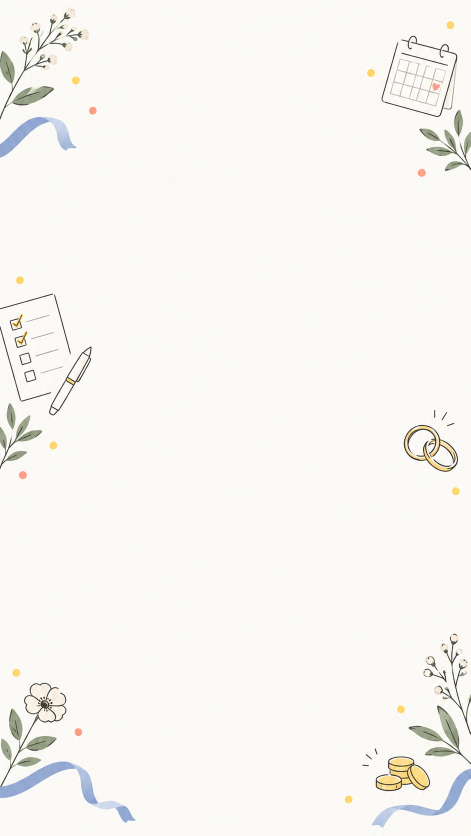
#> input picture store_assets/2026-09-v2/maru-editorial-background-v2.png, 941 x 1672 px, found by its file name (shown at 1/2 size)
$ python build_store_assets.py
#> lines starting #> are read from the running program, lines starting #| are printed output that depends on the picture
from pathlib import Path
from PIL import Image, ImageDraw, ImageFont, ImageFilter


ROOT = Path('/Users/mk-am16-013/Dev/apps/maru')
OUT = ROOT / 'store_assets' / '2026-09-v2'
BG = OUT / 'maru-editorial-background-v2.png'

W, H = 1080, 1920
INK = '#20242B'
MUTED = '#626A75'
YELLOW = '#FFD86A'
IVORY = '#FCFBF7'


def font(size: int, bold: bool = False):
    path = '/System/Library/Fonts/AppleSDGothicNeo.ttc'
    return ImageFont.truetype(path, size=size, index=1 if bold else 0)


def rounded_mask(size, radius):
    mask = Image.new('L', size, 0)
    ImageDraw.Draw(mask).rounded_rectangle((0, 0, size[0] - 1, size[1] - 1), radius, fill=255)
    return mask


def rounded_image(image, size, radius):
    image = image.convert('RGB').resize(size, Image.Resampling.LANCZOS)
    image.putalpha(rounded_mask(size, radius))
    return image


def draw_spaced_text(draw, text, x, y, font_obj, color, tracking=0):
    cursor = x
    for char in text:
        draw.text((cursor, y), char, font=font_obj, fill=color)
        cursor += draw.textlength(char, font=font_obj) + tracking
    return cursor


def text_block(draw, lines, x, y, size, leading=1.12, color=INK, bold=True, tracking=1):
    f = font(size, bold)
    cursor = y
    for line in lines:
        draw_spaced_text(draw, line, x, cursor, f, color, tracking)
        bbox = draw.textbbox((0, 0), line, font=f)
        cursor += int((bbox[3] - bbox[1]) * leading)
    return cursor


def add_shadow(canvas, box, radius=42):
    shadow = Image.new('RGBA', canvas.size, (0, 0, 0, 0))
    sd = ImageDraw.Draw(shadow)
    x, y, w, h = box
    sd.rounded_rectangle((x + 0, y + 20, x + w, y + h + 20), radius, fill=(32, 36, 43, 45))
    shadow = shadow.filter(ImageFilter.GaussianBlur(24))
    canvas.alpha_composite(shadow)


def base_page(index):
#> called with index = 1
    bg = Image.open(BG).convert('RGB').resize((W, H), Image.Resampling.LANCZOS)
    # Keep the generated edge illustration visible, but give copy and UI a quiet paper field.
    canvas = Image.new('RGBA', (W, H), IVORY)
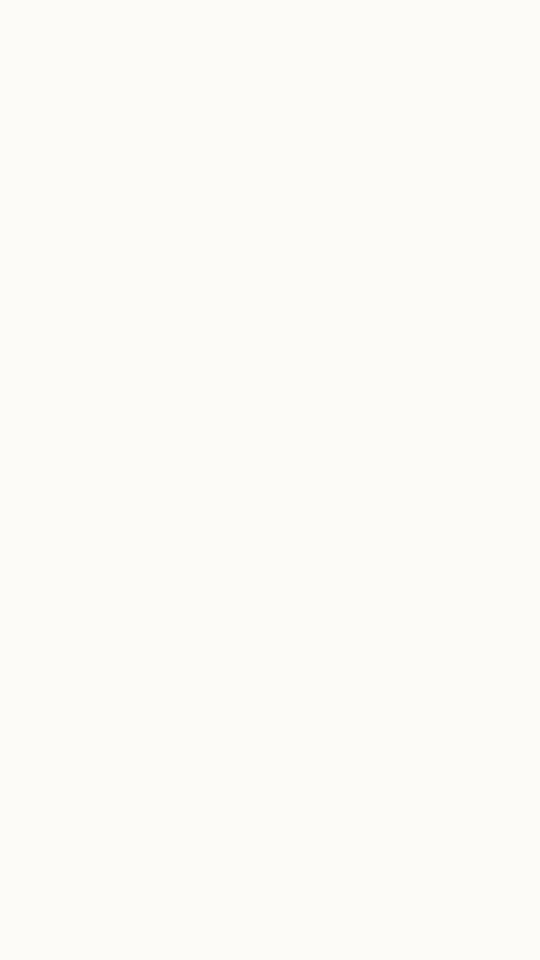
#> canvas: PIL image 1080x1920 RGBA (shown at 1/2 size); mean R, G, B, A 252, 251, 247, 255
    canvas.alpha_composite(bg.convert('RGBA'))
    veil = Image.new('RGBA', (W, H), (252, 251, 247, 158))
    canvas.alpha_composite(veil)
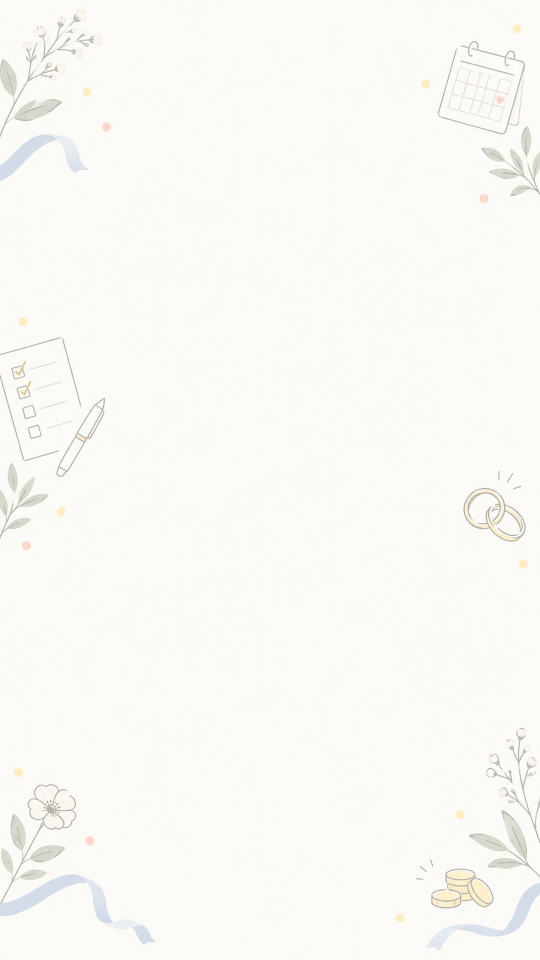
#> canvas: PIL image 1080x1920 RGBA (shown at 1/2 size); mean R, G, B, A 250.4, 249.2, 245.1, 255
    draw = ImageDraw.Draw(canvas)
    return canvas, draw


def compose(index, source_path, kicker, title_lines, note, accent=YELLOW, screen_y=360):
    canvas, draw = base_page(index)
    draw_spaced_text(draw, kicker, 68, 124, font(27, True), MUTED, tracking=1)
    title_bottom = text_block(draw, title_lines, 68, 176, 62, leading=1.22, bold=True, tracking=1)
#> title_bottom = 310
    draw_spaced_text(draw, note, 70, title_bottom + 10, font(26, False), MUTED, tracking=0.5)

    card_x, card_y, card_w, card_h = 195, max(screen_y, title_bottom + 90), 690, 1360
#> card_x = 195; card_y = 400; card_w = 690; card_h = 1360
    add_shadow(canvas, (card_x, card_y, card_w, card_h), 48)
#> in add_shadow, `shadow = Image.new('RGBA', canvas.size, (0, 0, 0, 0))`: shadow: PIL image 1080x1920 RGBA; every value is 0
#> in add_shadow, `shadow = shadow.filter(ImageFilter.GaussianBlur(24))`:
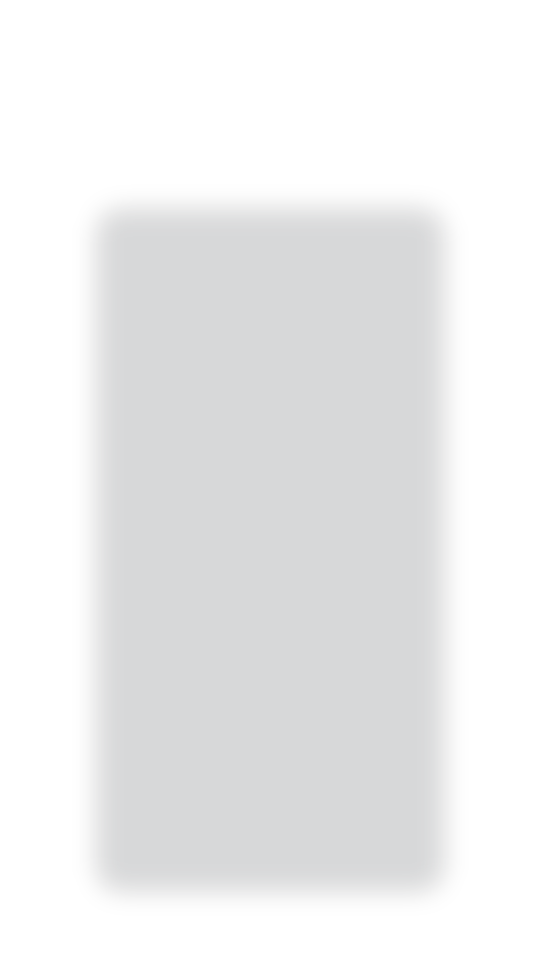
#> shadow: PIL image 1080x1920 RGBA (shown at 1/2 size); mean R, G, B, A 14.5, 16.3, 19.5, 20.4; transparent parts drawn white
#> in add_shadow, `canvas.alpha_composite(shadow)`:
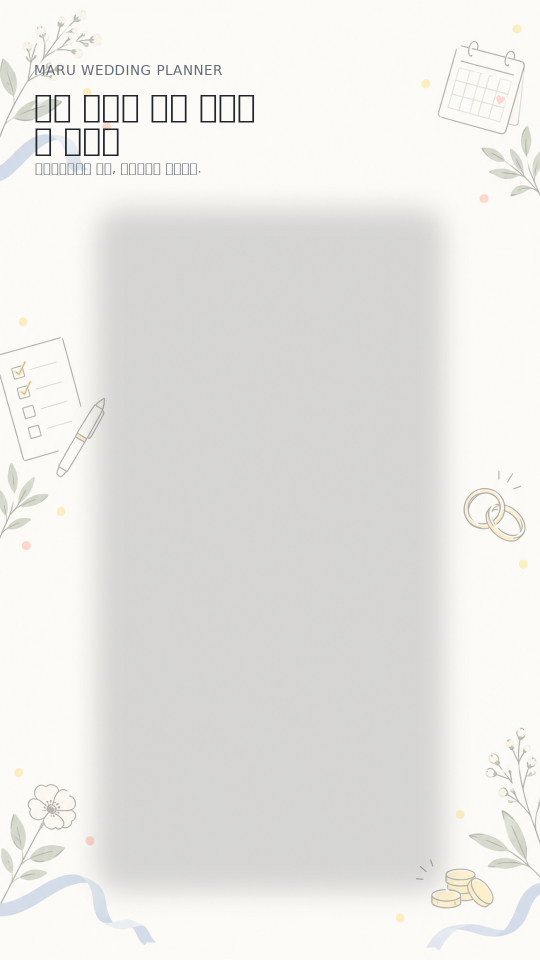
#> canvas: PIL image 1080x1920 RGBA (shown at 1/2 size); mean R, G, B, A 231.5, 230.8, 227.7, 255
    draw = ImageDraw.Draw(canvas)
    draw.rounded_rectangle((card_x, card_y, card_x + card_w, card_y + card_h), 48, fill=(255, 255, 255, 245))

#> (the run stopped early here; a loop or call above may not have finished)
